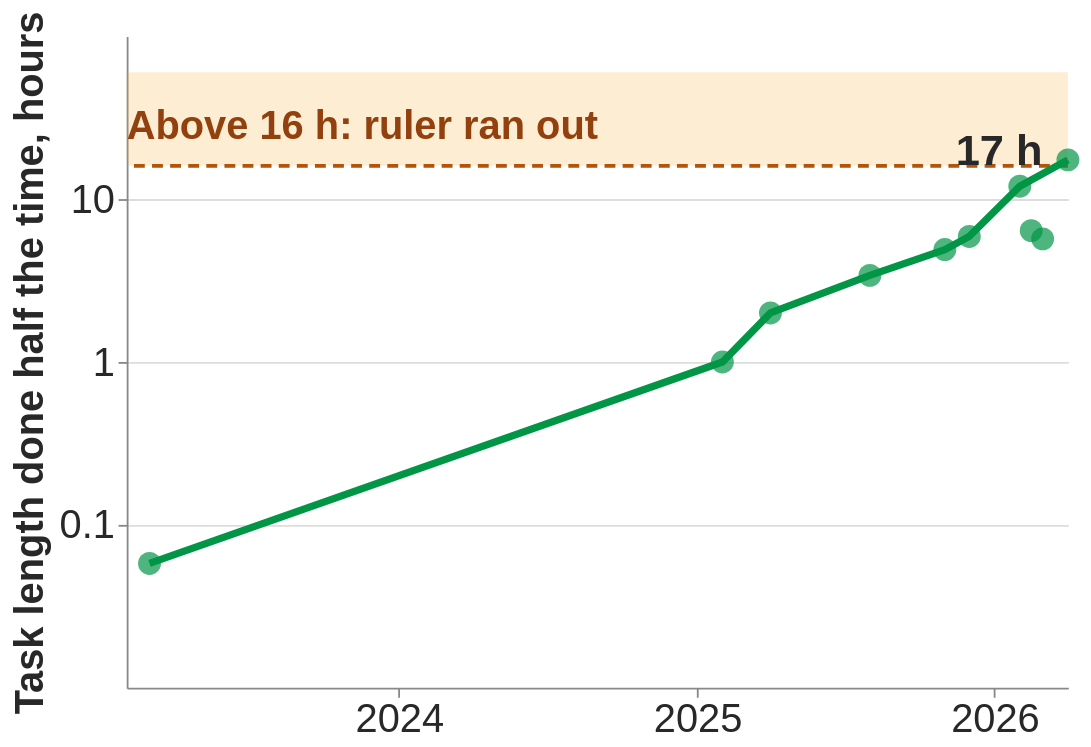

Write the Vega-Lite specification saved for this chart.
### Vega-Lite specification from a JSON file in a GitHub repository (floating-point values rounded to 4 significant figures)
{"$schema": "https://vega.github.io/schema/vega-lite/v5.json", "width": 520, "height": 360, "data": {"values": [{"d": "2023-03-01", "h": 0.058, "f": 1}, {"d": "2025-02-01", "h": 1.0, "f": 1}, {"d": "2025-04-01", "h": 2.0, "f": 1}, {"d": "2025-08-01", "h": 3.4, "f": 1}, {"d": "2025-11-01", "h": 4.9, "f": 1}, {"d": "2025-12-01", "h": 5.9, "f": 1}, {"d": "2026-02-01", "h": 12.0, "f": 1}, {"d": "2026-02-15", "h": 6.4, "f": 0}, {"d": "2026-03-01", "h": 5.7, "f": 0}, {"d": "2026-04-01", "h": 17.4, "f": 1}]}, "layer": [{"data": {"values": [{"y": 16, "y2": 60}]}, "mark": {"type": "rect", "color": "#f59e0b", "opacity": 0.18}, "encoding": {"y": {"field": "y", "type": "quantitative"}, "y2": {"field": "y2"}}}, {"data": {"values": [{"y": 16}]}, "mark": {"type": "rule", "color": "#b45309", "strokeDash": [6, 4], "strokeWidth": 2}, "encoding": {"y": {"field": "y", "type": "quantitative"}}}, {"data": {"values": [{"d": "2023-02-01", "y": 28, "t": "Above 16 h: ruler ran out"}]}, "mark": {"type": "text", "align": "left", "fontSize": 22, "color": "#92400e", "fontWeight": "bold"}, "encoding": {"x": {"field": "d", "type": "temporal"}, "y": {"field": "y", "type": "quantitative"}, "text": {"field": "t"}}}, {"transform": [{"filter": "datum.f==1"}], "mark": {"type": "line", "color": "#019546", "strokeWidth": 4}, "encoding": {"x": {"field": "d", "type": "temporal"}, "y": {"field": "h", "type": "quantitative"}}}, {"mark": {"type": "point", "filled": true, "size": 160, "color": "#019546"}, "encoding": {"x": {"field": "d", "type": "temporal", "axis": {"title": null, "format": "%Y", "tickCount": 4, "grid": false}}, "y": {"field": "h", "type": "quantitative", "scale": {"type": "log", "domain": [0.04, 60]}, "axis": {"title": "Task length done half the time, hours", "values": [0.1, 1, 10], "format": "~g", "grid": true}}}}, {"data": {"values": [{"d": "2026-04-01", "h": 17.4, "t": "17 h"}]}, "mark": {"type": "text", "align": "right", "dx": -14, "dy": -4, "fontSize": 24, "fontWeight": "bold", "color": "#282828"}, "encoding": {"x": {"field": "d", "type": "temporal"}, "y": {"field": "h", "type": "quantitative"}, "text": {"field": "t"}}}], "config": {"font": "Tahoma, Verdana, sans-serif", "axis": {"labelFontSize": 22, "titleFontSize": 22, "labelColor": "#282828", "titleColor": "#282828"}, "view": {"stroke": null}}}
